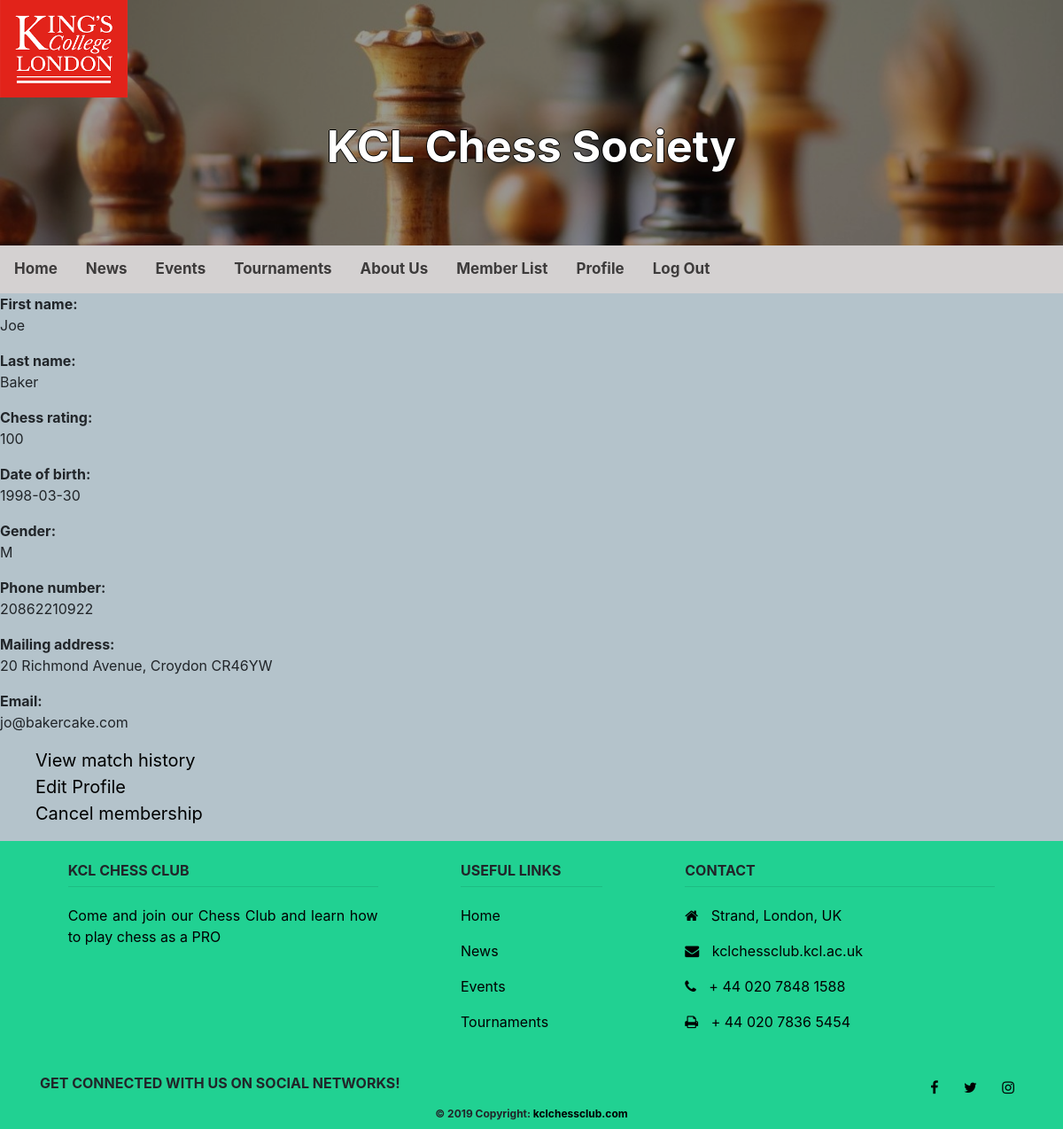
/pages/profile/index.php (signed in), run on the app's committed database.
### tables this page shows
CREATE TABLE `users` (
  `id` INT(11) NOT NULL AUTO_INCREMENT,
  `admin` BIT(1) NOT NULL DEFAULT 0,  
  `system_admin` BIT(1) NOT NULL DEFAULT 0,  
  `first_name` VARCHAR(255),
  `last_name` VARCHAR(255),
  `dob` DATE NOT NULL,
  `gender` CHAR(1) NOT NULL,  
  `phone` VARCHAR(15) NOT NULL,
  `address` VARCHAR(255),
  `rating` INT(3) NOT NULL DEFAULT 100,
  `email` VARCHAR(255),
  `username` VARCHAR(255),
  `hashed_password` VARCHAR(255),
  PRIMARY KEY (`id`)
);

### private/database.php (called while the page is built, shortened)
<?php
    function db_escape($connection, $input) {
        return mysqli_real_escape_string($connection, $input);
    }
?>

### private/query_functions_users.php (called while the page is built, shortened)
<?php
    function find_user_by_id($id) {
        global $db;
        $sql = "SELECT * FROM users ";
        $sql .= "WHERE id='" . db_escape($db, $id) . "' ";
        $sql .= "LIMIT 1";
        $result = mysqli_query($db, $sql);
        $user = mysqli_fetch_assoc($result);
        return $user;
    }
?>

### private/functions.php (called while the page is built, shortened)
<?php
    function url_for($path) {
        if($path[0] != '/') {
            $path = "/" . $path;
        }
        return WWW_ROOT . $path;
    }
    function u($input="") {
        return urlencode($input);
    }
    function h($input="") {
        return htmlspecialchars($input);
    }
?>

### private/auth_functions.php (called while the page is built, shortened)
<?php
  function is_logged_in() {
    return isset($_SESSION['user_id']);
  }
  function user_is_admin() {
    $user = find_user_by_id($_SESSION['user_id']);
    return (is_logged_in() && $user['admin'] == "1");
  }
  function user_is_system_admin() {
    $user = find_user_by_id($_SESSION['user_id']);
    return (is_logged_in() && $user['system_admin'] == "1");
  }
?>

### public/pages/profile/index.php (the view, shortened to what this page needs)
<?php
  $id = $_SESSION['user_id'];
  $user = find_user_by_id($id);
  $first_name = h($user['first_name']);
  $last_name = h($user['last_name']);
  $rating = h($user['rating']);
  $dob = h($user['dob']);
  $gender = h($user['gender']);
  $phone = h($user['phone']);
  $address = h($user['address']);
  $email = h($user['email']);
?>
<?php include(SHARED_PATH . '/header.php'); ?>
<div>
  <div>
      <dl><dt>First name: </dt><dd><?php echo $first_name ?></dd></dl>
      <dl><dt>Last name: </dt><dd><?php echo $last_name ?></dd></dl>
      <dl><dt>Chess rating: </dt><dd><?php echo $rating ?></dd></dl>
      <dl><dt>Date of birth: </dt><dd><?php echo $dob ?></dd></dl>
      <dl><dt>Gender: </dt><dd><?php echo $gender ?></dd></dl>
      <dl><dt>Phone number: </dt><dd><?php echo $phone ?></dd></dl>
      <dl><dt>Mailing address: </dt><dd><?php echo $address ?></dd></dl>
      <dl><dt>Email: </dt><dd><?php echo $email ?></dd></dl>
  </div>
  <div>
    <p>
      <a href="<?php echo url_for('pages/MatchHistory/MatchHistory.php?id=' . h(u($user['id']))); ?>">View match history</a></br>
      <a href="<?php echo url_for('pages/profile/edit.php?id=' . h(u($user['id']))); ?>">Edit Profile</a></br>
      <a href="<?php echo url_for('pages/profile/delete.php?id=' . h(u($user['id']))); ?>">Cancel membership</a></br>
    </p>
</div>
<?php include(SHARED_PATH . '/footer.php'); ?>

### public/pages/stylesheets/public.css (style rules this page uses)
body { background-color: #b4c3cb; }
p { color: #37474f; font-size: 20px; padding-left: 40px; padding-right: 40px; text-align: justify; }

### public/pages/stylesheets/footer.css (style rules this page uses)
a { color: black; }

### data on the page
users: first_name "Joe", last_name "Baker", rating "100", dob "1998-03-30", gender "M", phone "20862210922", address "20 Richmond Avenue, Croydon CR46YW", email "jo@bakercake.com"
